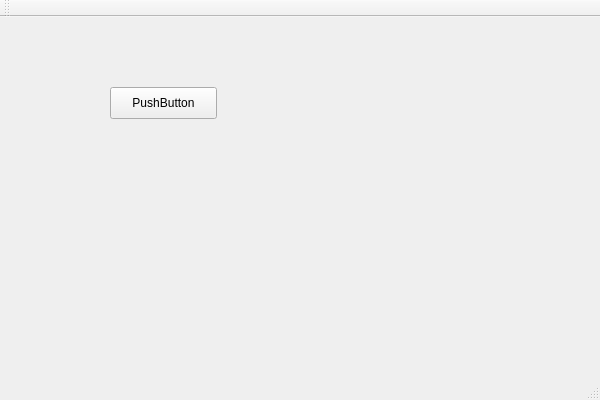
<?xml version="1.0" encoding="UTF-8"?>
<ui version="4.0">
 <class>getDNSClass</class>
 <widget class="QMainWindow" name="getDNSClass">
  <property name="geometry">
   <rect>
    <x>0</x>
    <y>0</y>
    <width>600</width>
    <height>400</height>
   </rect>
  </property>
  <property name="windowTitle">
   <string>getDNS</string>
  </property>
  <widget class="QWidget" name="centralWidget">
   <widget class="QPushButton" name="btn">
    <property name="geometry">
     <rect>
      <x>110</x>
      <y>70</y>
      <width>107</width>
      <height>32</height>
     </rect>
    </property>
    <property name="text">
     <string>PushButton</string>
    </property>
   </widget>
  </widget>
  <widget class="QMenuBar" name="menuBar">
   <property name="geometry">
    <rect>
     <x>0</x>
     <y>0</y>
     <width>600</width>
     <height>30</height>
    </rect>
   </property>
  </widget>
  <widget class="QToolBar" name="mainToolBar">
   <attribute name="toolBarArea">
    <enum>TopToolBarArea</enum>
   </attribute>
   <attribute name="toolBarBreak">
    <bool>false</bool>
   </attribute>
  </widget>
  <widget class="QStatusBar" name="statusBar"/>
 </widget>
 <layoutdefault spacing="6" margin="11"/>
 <resources>
  <include location="getDNS.qrc"/>
 </resources>
 <connections/>
</ui>
